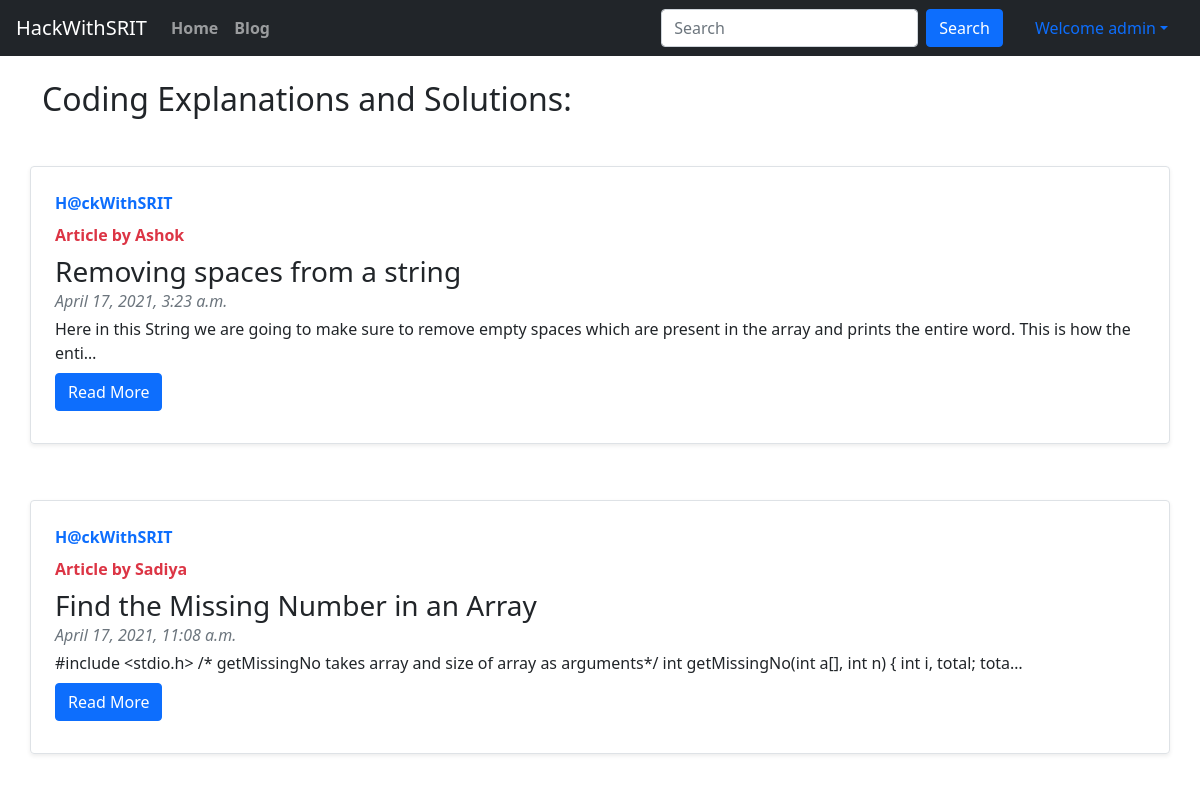
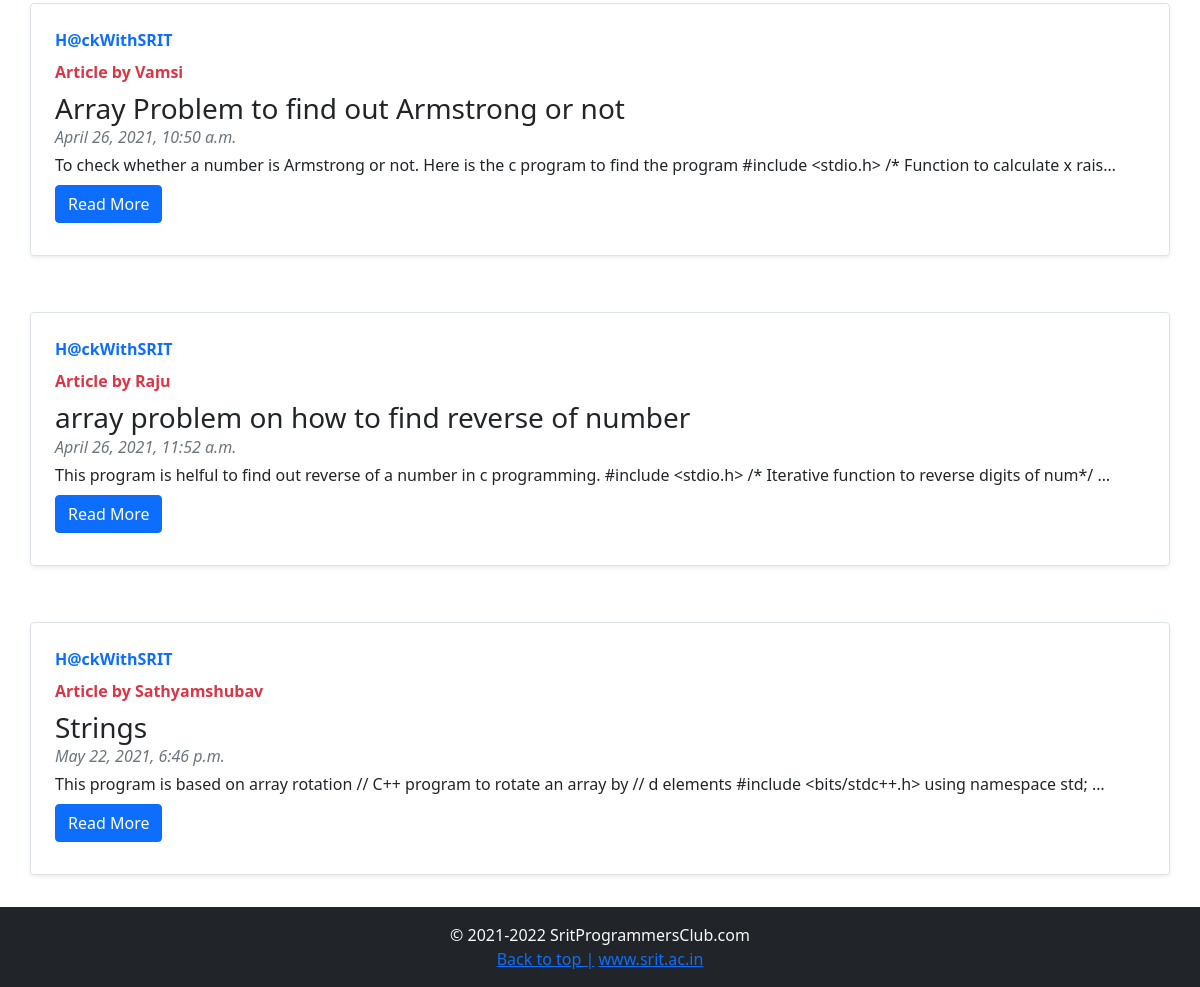
Page /blog/ (signed in) on the committed database (2 pictures, top to bottom).
### blog/models.py (models this page shows, shortened)
class Post(models.Model):
    sno=models.AutoField(primary_key=True)
    title=models.CharField(max_length=255)
    content=models.TextField()
    author=models.CharField(max_length=13)
    slug=models.CharField(max_length=500)
    timeStamp=models.DateTimeField(blank=True)

### blog/views.py (the view)
# urls.py: path('', views.blogHome, name='blogHome'),
def blogHome(request):
    allPosts = Post.objects.all()
    context = {'allPosts': allPosts}
    return render(request,'blog/blogHome.html', context)

### templates/blog/blogHome.html (shortened to what this page needs)
{% extends 'home/base.html' %}
{% block body %}
<section>
    <div class="container my-4">
        <b>
            <h2>Coding Explanations and Solutions:</h2>
        </b>
    </div>
    {% for post in allPosts %}
    <div class="container">
        <div class="row mb-2">
            <div class="col-md-20">
                <div
                    class="row no-gutters border rounded overflow-hidden flex-md-row my-4 shadow-sm h-md-250 position-relative">
                    <div class="col p-4 d-flex flex-column position-static">
                        <strong class="d-inline-block mb-2 text-primary">H@ckWithSRIT</strong>
                        <strong class="d-inline-block mb-2 text-danger">Article by
                            {{post.author}}</strong>
                        <h3 class="mb-0"><a class="text-dark" style="text-decoration:none"
                                href="/blog/{{post.slug}}">{{post.title}}</a></h3>
                        <div class="mb-1 text-muted"><i>{{post.timeStamp}}</i></div>
                        <p class="card-text mb-auto">{{post.content|truncatechars:150 }}</p>
                        <div class="my-2">
                            <a href="/blog/{{post.slug}}" role="button" class="btn btn-primary">Read More</a>
                        </div>
                    </div>
                </div>
            </div>
        </div>
    </div>
    {% endfor %}
</section>
{% endblock body %}

### templates/home/base.html (shortened to what this page needs)
<!DOCTYPE html>
<html lang="en">
<head>
  <link rel="stylesheet" href="https://stackpath.bootstrapcdn.com/bootstrap/4.4.1/css/bootstrap.min.css"
>
  <link href="https://cdn.jsdelivr.net/npm/bootstrap@5.0.0-beta3/dist/css/bootstrap.min.css" rel="stylesheet">
</head>
<body>
  <nav class="navbar navbar-expand-lg navbar-dark bg-dark">
    <a href="/" class="navbar-brand">HackWithSRIT</a>
    <div class="collapse navbar-collapse" id="navbarSupportedContent">
      <ul class="navbar-nav mr-auto">
        <li class="nav-item font-weight-bold">
          <a class="nav-link" href="/home">Home</a>
        </li>
        <li class="nav-item font-weight-bold">
          <a class="nav-link" href="/blog">Blog</a>
        </li>
      </ul>
      <form class="form-inline my-2 my-lg-0 mr-3" method="get" action="/search">
        <input class="form-control mr-sm-2" type="search" placeholder="Search" aria-label="Search" name="query"
          id="query" minlength="4" required>
        <button class="btn btn-primary my-2 my-sm-0" type="submit">Search</button>
      </form>
      {% if user.is_authenticated %}
      <ul class="nav nav-pills">
          <li class="nav-item dropdown">
        <a class="nav-link dropdown-toggle" data-bs-toggle="dropdown" href="#" role="button" aria-expanded="false">Welcome {{request.user}}</a>
      </li>
  </ul>
      {%else%}
      <div>
        <button type="button" class="btn btn-success" data-toggle="modal" data-target="#loginModal">Login</button>
        <button type="button" class="btn btn-success" data-toggle="modal" data-target="#signupModal">SignUp</button>
      </div>
      {% endif %}
    </div>
  </nav>
  {% block body %}
  {% endblock body %}
</body>
  <footer class="container-fluid bg-dark my-0 py-3 text-light">
    <p class="mb-0 text-center">&copy; 2021-2022 SritProgrammersClub.com</p>
    <p class="mb-0 text-center">
      <a href="#">Back to top |</a>
      <a href="http://srit.ac.in/" target="_blank">www.srit.ac.in</a>
    </p>
  </footer>
</html>

### rows in the picture
Post: author "Ashok", title "Removing spaces from a string", timeStamp "April 17, 2021, 3:23 a.m.", content "Here in this String we are going to make sure to remove empty spaces which are present in the array and prints the entire word. This is how the enti…"
Post: author "Sadiya", title "Find the Missing Number in an Array", timeStamp "April 17, 2021, 11:08 a.m.", content "#include <stdio.h> /* getMissingNo takes array and size of array as arguments*/ int getMissingNo(int a[], int n) { int i, total; tota…"
Post: author "Vamsi", title "Array Problem to find out Armstrong or not", timeStamp "April 26, 2021, 10:50 a.m.", content "To check whether a number is Armstrong or not. Here is the c program to find the program #include <stdio.h> /* Function to calculate x rais…"
Post: author "Raju", title "array problem on how to find reverse of number", timeStamp "April 26, 2021, 11:52 a.m.", content "This program is helful to find out reverse of a number in c programming. #include <stdio.h> /* Iterative function to reverse digits of num*/ …"
Post: author "Sathyamshubav", title "Strings", timeStamp "May 22, 2021, 6:46 p.m.", content "This program is based on array rotation // C++ program to rotate an array by // d elements #include <bits/stdc++.h> using namespace std; …"

### other values in the picture
{{ request.user }} "admin"
